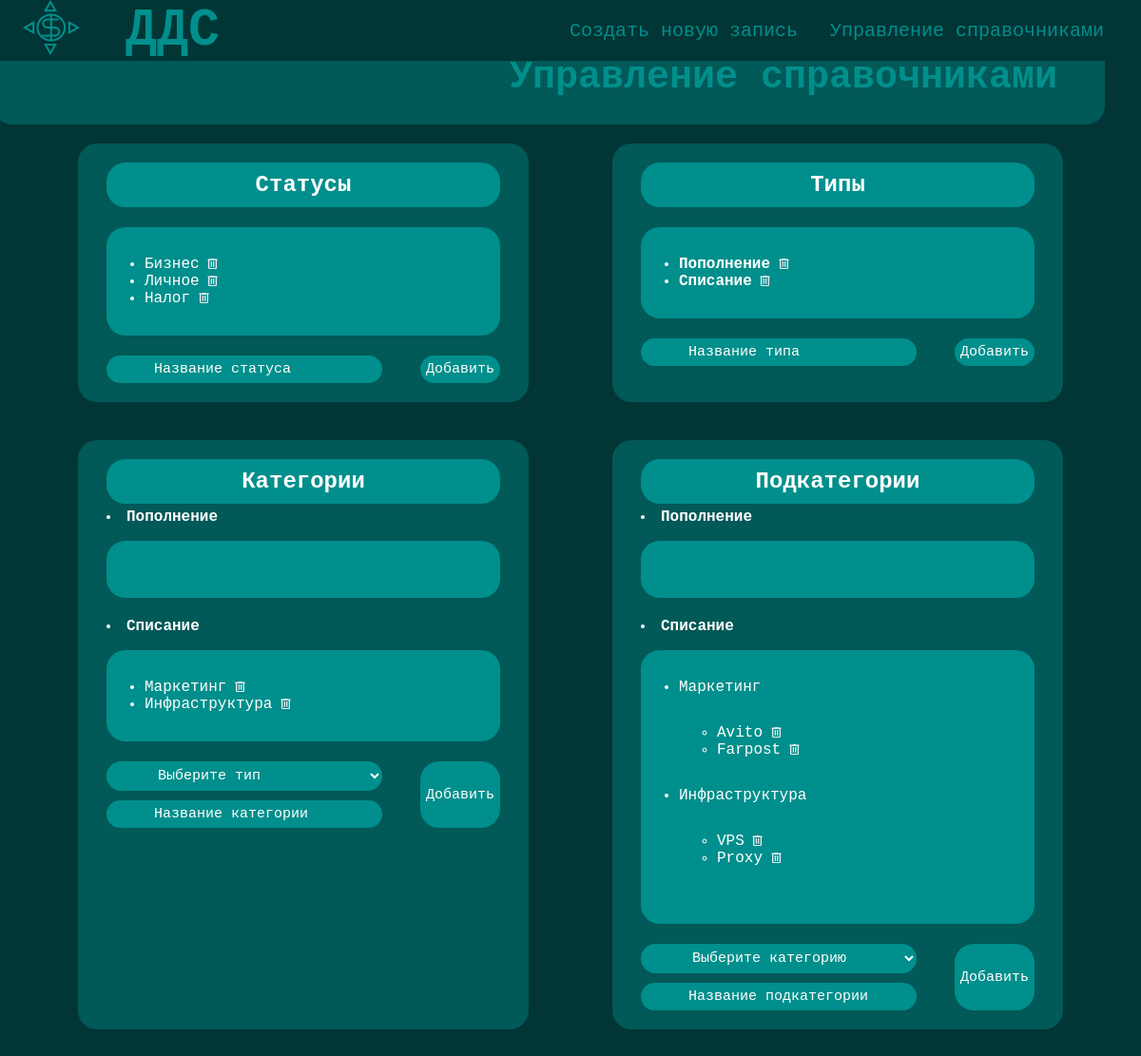
Before: /control/ with the older database file.
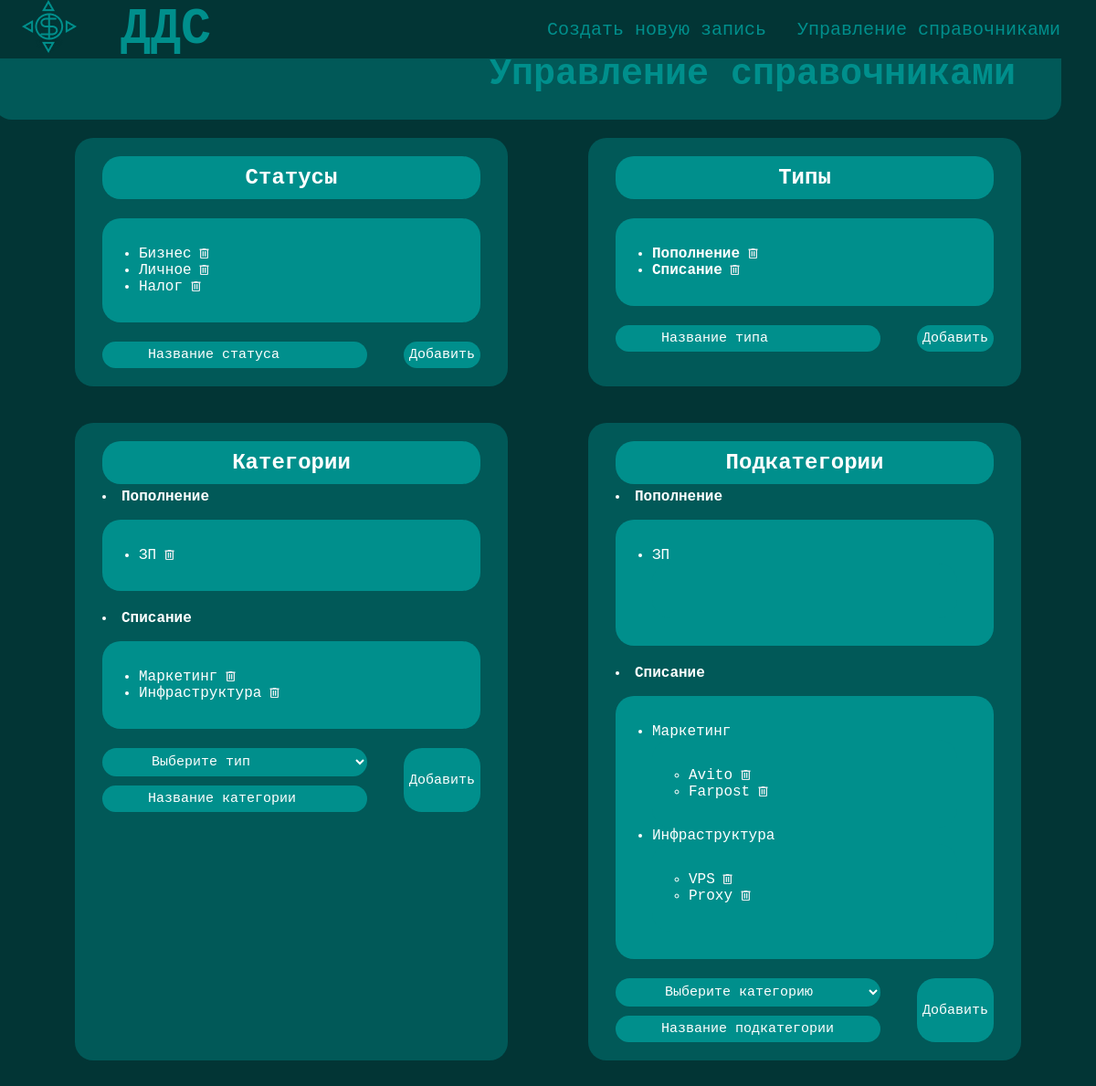
After: the same page with the newer database file.
### DDCapp/models.py (models this page shows, shortened)
class Status(models.Model):
    name = models.CharField(max_length=100, unique=True)

class Type(models.Model):
    name = models.CharField(max_length=100, unique=True)
    def __str__(self):
        return self.name

class Category(models.Model):
    name = models.CharField(max_length=100, unique=True)
    type = models.ForeignKey(Type, related_name='categories', on_delete=models.CASCADE)
    def __str__(self):
        return self.name

class Subcategory(models.Model):
    name = models.CharField(max_length=100, unique=True)
    category = models.ForeignKey(Category, related_name='subcategories', on_delete=models.CASCADE)

### DDCapp/views.py (the view, shortened to what this page needs)
# urls.py: path('control/', views.control, name = "control"), #URL страницы создания статусов/типов/категорий/подкатегорий
def control(request):
    status_form = StatusForm(request.POST or None)
    type_form = TypeForm(request.POST or None)
    category_form = CategoryForm(request.POST or None)
    subcategory_form = SubcategoryForm(request.POST or None)
    context = {
        'statuses': Status.objects.all(),
        'types': Type.objects.prefetch_related('categories'),
        'categories': Category.objects.prefetch_related('subcategories'),
        'subcategories': Subcategory.objects.all(),
        'status_form': status_form,
        'type_form': type_form,
        'category_form': category_form,
        'subcategory_form': subcategory_form,
    }
    return render(request, 'control.html', context)

### DDCapp/forms.py
class StatusForm(forms.ModelForm):
    class Meta:
        model = Status
        fields = ['name']
    def __init__(self, *args, **kwargs):
        super().__init__(*args, **kwargs)
        self.fields['name'].widget.attrs['placeholder']= 'Название статуса'

class TypeForm(forms.ModelForm):
    class Meta:
        model = Type
        fields = ['name']
    def __init__(self, *args, **kwargs):
        super().__init__(*args, **kwargs)
        self.fields['name'].widget.attrs['placeholder']= 'Название типа'

### DDCapp/templates/control.html (shortened to what this page needs)
{% load static %}
<!DOCTYPE html>
<html>
<head>
    <link rel="stylesheet" type="text/css" href="{% static 'css/header.css' %}">
    <link rel="stylesheet" type="text/css" href="{% static 'css/for_all.css' %}">
    <link rel="stylesheet" type="text/css" href="{% static 'css/control.css' %}">
</head>
<body>
    {% include 'header.html' %}
    <div class = 'title_mark'>
        <h1 class = 'name_title'>Управление справочниками</h1>
    </div>
<div class = 'main_container'>
    <div class = 'status_type'>
        <div class = 'backpart'>
            <h2>Статусы</h2>
            <ul>
                {% for status in statuses %}
                    <li>{{ status.name }}
                        <a href="{% url 'delete_entry' 'status' status.id %}" onclick="return confirm('Удалить?')"><img id = 'trash_pic' src ='{% static "\img\trash.png" %}' alt="trash"></a>
                    </li>
                {% endfor %}
            </ul>
            <form class = 'category_plus' method="POST">
                {{status_form.name }}
                <button type="submit" name="status_form">Добавить</button>
            </form>
        </div>
        <div class = 'backpart'>
            <h2>Типы</h2>
            <ul>
                {% for type in types %}
                    <li><strong>{{ type.name }}</strong>
                        <a href="{% url 'delete_entry' 'type' type.id %}" onclick="return confirm('Удалить?')"><img id = 'trash_pic' src ='{% static "\img\trash.png" %}' alt="trash"></a>
                    </li>
                {% endfor %}
            </ul>
            <form class = 'category_plus' method="POST">
                {{ type_form.name }}
                <button type="submit" name="type_form">Добавить</button>
            </form>
        </div>
    </div>
    <div class = 'category_subcategory'>
        <div class = 'backpart'>
            <h2>Категории</h2>
            {% for type in types %}
            <li><strong>{{ type.name }}</strong>
                <ul>
                    {% for category in type.categories.all %}
                        <li>{{ category.name }}
                            <a href="{% url 'delete_entry' 'category' category.id %}" onclick="return confirm('Удалить?')"><img id = 'trash_pic' src ='{% static "\img\trash.png" %}' alt="trash"></a>
                        </li>
                    {% endfor %}
                </ul>
            </li>
            {% endfor %}
            <form method="POST">
            <div class = 'line_category'>
                <div class = 'line_category_write'>
                    {{ category_form.type }}
                    {{ category_form.name }}
                </div>
                    <button type="submit" name="category_form">Добавить</button>
            </div>
        </form>
        </div>
        <div class = 'backpart'>
            <h2>Подкатегории</h2>
            {% for type in types %}
            <li><strong>{{ type.name }}</strong>
                <ul>
                    {% for category in type.categories.all %}
                        <li>{{ category.name }}
                            <ul>
                                {% for subcategory in category.subcategories.all %}
                                    <li>{{ subcategory.name }}
                                        <a href="{% url 'delete_entry' 'subcategory' subcategory.id %}" onclick="return confirm('Удалить?')"><img id = 'trash_pic' src ='{% static "\img\trash.png" %}' alt="trash"></a>
                                    </li>
                                {% endfor %}
                            </ul>
                        </li>
                    {% endfor %}
                </ul>
            </li>
            {% endfor %}
            <form method="POST">
            <div class = 'line_category'>
                <div class = 'line_category_write'>
                    {{ subcategory_form.category }}
                    {{ subcategory_form.name }}
                </div>
                <button type="submit" name="subcategory_form">Добавить</button>
            </div>
            </form>
        </div>
    </div>
</div>
</body>
</html>

Changed rows visible on the page:
added Category: name "ЗП", shown under Type "Пополнение"
